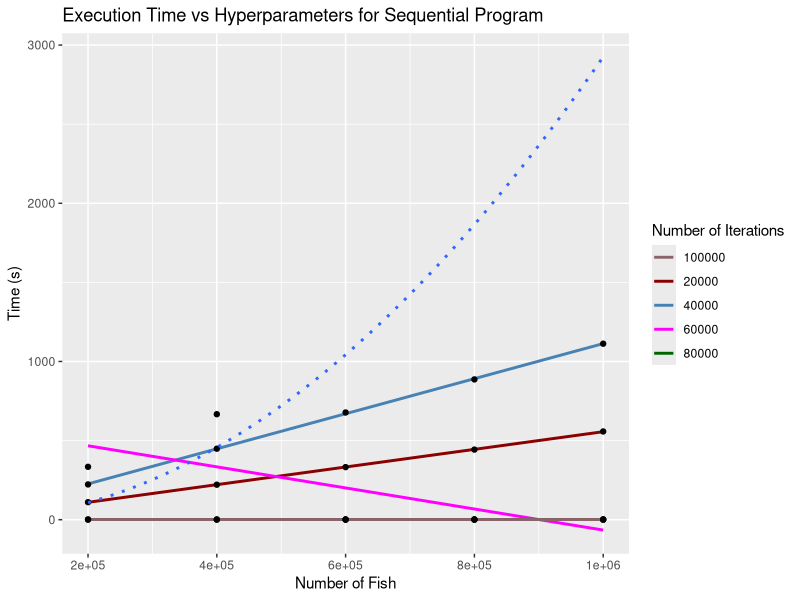
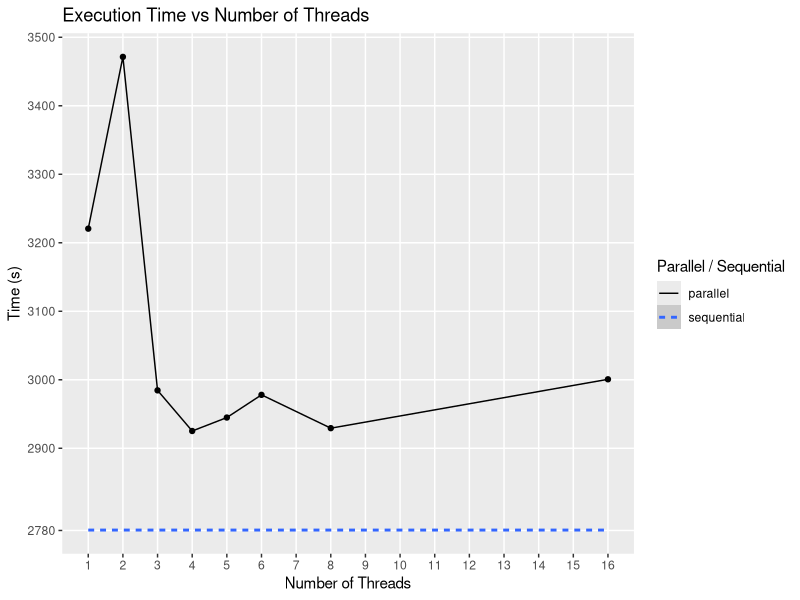
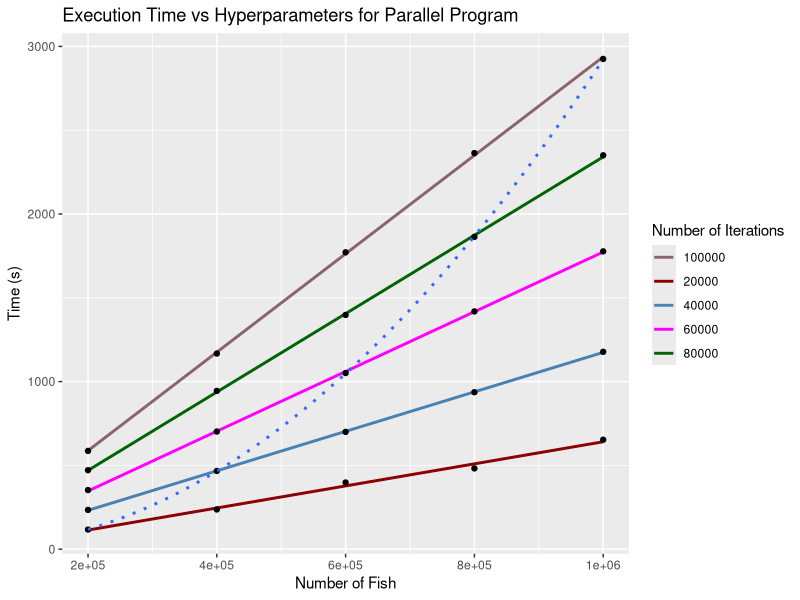
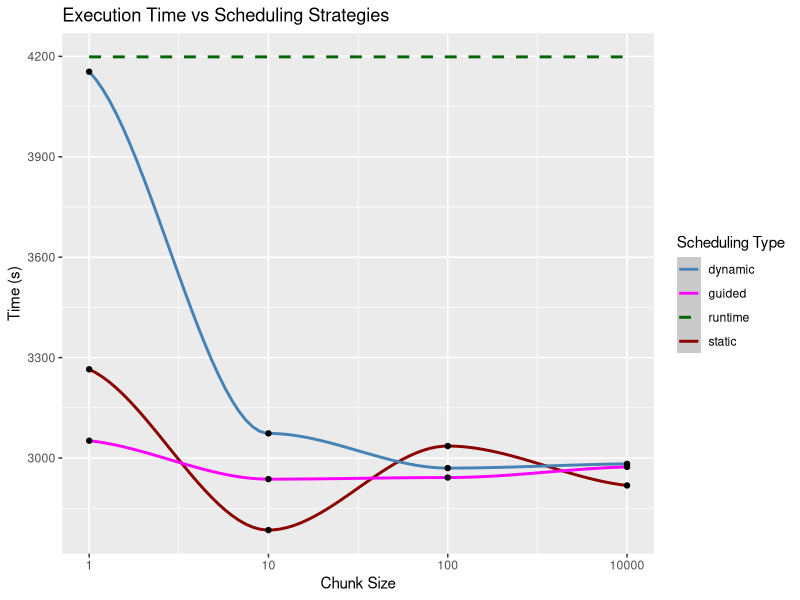
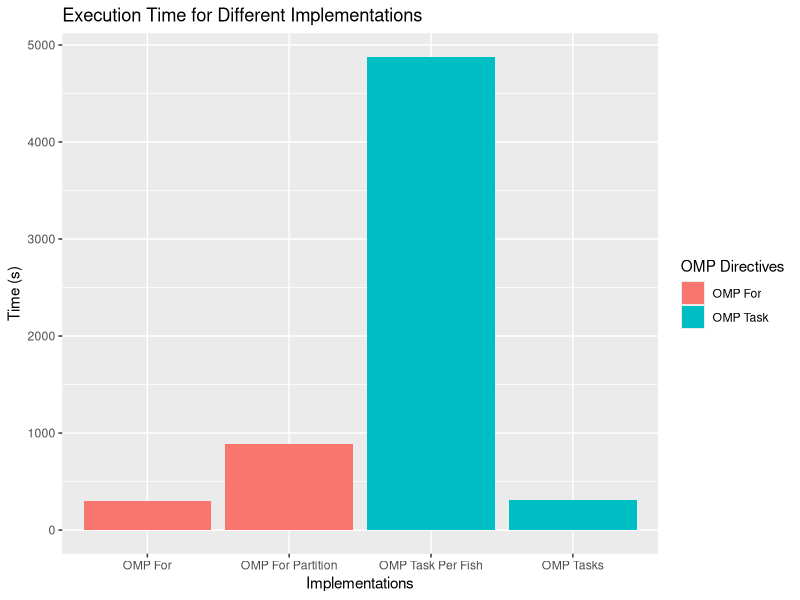

R code for these plots, in order:
## ---- chunk 1
library(ggplot2)
## ---- chunk 2
ggplot(
  data = data.frame(
    num_fish =  c(200000, 400000, 600000, 800000, 1000000),
    iter_20000 = c(110.703507, 221.168173, 332.295848, 443.077424, 557.648611),
    iter_40000 = c(222.853256, 448.680679, 677.698978, 886.666866, 1112.435153),
    iter_60000 = c(334.170646,666.771699,1,1,1 ),
    iter_80000 = c(1,1,1,1,1),
    iter_100000 = c(1,1,1,1,1)),
  aes(x = num_fish)) +
  geom_smooth(aes(y = iter_20000, color = "20000"), method = "lm", se = FALSE) +
  geom_smooth(aes(y = iter_40000, color = "40000"), method = "lm", se = FALSE) +
  geom_smooth(aes(y = iter_60000, color = "60000"), method = "lm", se = FALSE) +
  geom_smooth(aes(y = iter_80000, color = "80000"), method = "lm", se = FALSE) +
  geom_smooth(aes(y = iter_100000, color = "100000"), method = "lm", se = FALSE) +
  geom_point(aes(y = iter_20000)) +
  geom_point(aes(y = iter_40000)) +
  geom_point(aes(y = iter_60000)) +
  geom_point(aes(y = iter_80000)) +
  geom_point(aes(y = iter_100000)) +
  geom_smooth(aes(y = c(110.703507, 448.680679, 1050.975947, 1863.592248, 2925.219894)),
    method = "lm",
    formula = y ~ poly(x, 2),
    linetype = "dotted",
    se = FALSE) +
  labs(title = "Execution Time vs Hyperparameters for Sequential Program",
    x = "Number of Fish",
    y = "Time (s)",
    color = "Number of Iterations") +
  scale_color_manual(values = c(
    "20000" = "darkred",
    "40000" = "steelblue",
    "60000" = "magenta",
    "80000" = "darkgreen",
    "100000" = "pink4"))
## ---- chunk 3
ggplot(
    data.frame(
      num_threads = c(1, 2, 3, 4, 5, 6, 8, 16),
      parallel = c(
        3220.587380,
        3471.353496,
        2984.539602,
        2925.219894,
        2944.861335,
        2977.993479,
        2929.350958,
        3000.694720),
      sequential = 2780.588561),
    aes(x = num_threads)) +
    labs(title = "Execution Time vs Number of Threads",
      x = "Number of Threads",
      y = "Time (s)",
      linetype = "Parallel / Sequential") +
    geom_smooth(aes(y = sequential, linetype = "sequential")) +
    geom_line(aes(y = parallel, linetype = "parallel")) +
    geom_point(aes(y = parallel)) +
    scale_y_continuous(breaks = c(
      seq(2900, 3500, by = 100), 2780)) +
    scale_x_continuous(breaks = 1:16) +
    theme(panel.grid.minor = element_blank())

## ---- chunk 4
ggplot(
  data = data.frame(
    num_fish =  c(200000, 400000, 600000, 800000, 1000000),
    iter_20000 = c(117.350819, 237.082449, 397.935612, 482.203047, 653.402037),
    iter_40000 = c(234.463991, 466.925614, 700.021926, 936.720754, 1177.662832),
    iter_60000 = c(353.012268,
      701.901361,
      1050.975947,
      1418.876797,
      1777.164701),
    iter_80000 = c(471.402103,
      944.524666,
      1397.776130,
      1863.592248,
      2350.380621),
    iter_100000 = c(586.554482,
      1167.285182,
      1771.424057,
      2363.592248,
      2925.219894)),
  aes(x = num_fish)) +
  geom_smooth(aes(y = iter_20000, color = "20000"), method = "lm", se = FALSE) +
  geom_smooth(aes(y = iter_40000, color = "40000"), method = "lm", se = FALSE) +
  geom_smooth(aes(y = iter_60000, color = "60000"), method = "lm", se = FALSE) +
  geom_smooth(aes(y = iter_80000, color = "80000"), method = "lm", se = FALSE) +
  geom_smooth(aes(y = iter_100000, color = "100000"), method = "lm",
    se = FALSE) +
  geom_point(aes(y = iter_20000)) +
  geom_point(aes(y = iter_40000)) +
  geom_point(aes(y = iter_60000)) +
  geom_point(aes(y = iter_80000)) +
  geom_point(aes(y = iter_100000)) +
  geom_smooth(aes(y = c(117.350819,
    466.925614,
    1050.975947,
    1863.592248,
    2925.219894)),
    method = "lm",
    formula = y ~ poly(x, 2),
    linetype = "dotted",
    se = FALSE) +
  labs(title = "Execution Time vs Hyperparameters for Parallel Program",
    x = "Number of Fish",
    y = "Time (s)",
    color = "Number of Iterations") +
  scale_color_manual(values = c(
    "20000" = "darkred",
    "40000" = "steelblue",
    "60000" = "magenta",
    "80000" = "darkgreen",
    "100000" = "pink4"))
## ---- chunk 5
ggplot(
  data = data.frame(
    chunk_size = c(1, 2, 3, 4),
    static = c(3265.162540, 2784.864581, 3035.950782, 2918.142244),
    dynamic = c(4154.18010, 3073.691588, 2970.014433, 2982.671884),
    guided = c(3051.865076, 2937.002249, 2941.794308, 2973.637886),
    runtime = 4198.46404),
  aes(x = chunk_size)) +
  geom_smooth(aes(y = static, color = "static")) +
  geom_smooth(aes(y = dynamic, color = "dynamic")) +
  geom_smooth(aes(y = guided, color = "guided")) +
  geom_smooth(aes(y = runtime, color = "runtime"), linetype = "dashed") +
  geom_point(aes(y = static)) +
  geom_point(aes(y = dynamic)) +
  geom_point(aes(y = guided)) +
  labs(title = "Execution Time vs Scheduling Strategies",
    x = "Chunk Size",
    y = "Time (s)",
    color = "Scheduling Type") +
  scale_x_continuous(labels = c(1, 10, 100, 10000)) +
  scale_y_continuous(breaks = seq(2700, 4200, by = 300)) +
  scale_color_manual(values = c(
    "static" = "darkred",
    "dynamic" = "steelblue",
    "guided" = "magenta",
    "runtime" = "darkgreen"))
## ---- chunk 6
ggplot(
  data = data.frame(
    omp_directive = c("OMP For",
      "OMP For Partition",
      "OMP Task Per Fish",
      "OMP Tasks"),
    time = c(295.652146,
      885.287894,
      4877.38059,
      305.464913),
    colour_group = c(rep("OMP For", 2), rep("OMP Task", 2))),
    aes(x = omp_directive, y = time, fill = colour_group)) +
  geom_bar(stat = "identity") +
  labs(title = "Execution Time for Different Implementations",
    x = "Implementations",
    y = "Time (s)",
    fill = "OMP Directives"
  )
